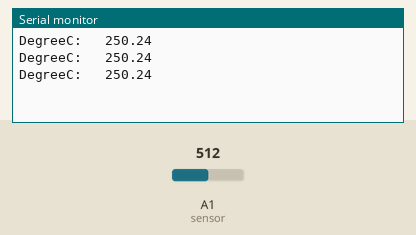
The sketch below on a simulated Arduino Uno, built with avr-gcc and run on an emulated ATmega328P. On the bench: the last lines printed to the serial monitor. The test bench sets the inputs (shaded band); at power-on: A1 (sensor) = 512.

Above: at 1.3 s.
1.4 s: A1 (sensor) set to 716
At 1.9 s:
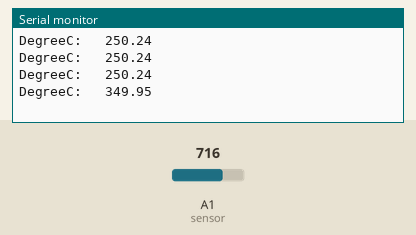
2.9 s: A1 (sensor) set to 900
At 3.4 s:
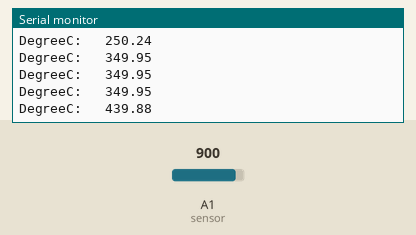
Timing chart, 0 to 5.9 s (numbered marks = the images above; inputs shaded):
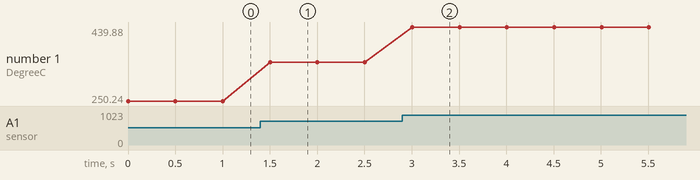

The sketch:

LM35_TempSensor.ino
```cpp
const int sensor = A1; // Assigning analog pin A0 to variable 'sensor'
float tempc;  //variable to store temperature in degree Celsius

void setup()
{
  pinMode(sensor, INPUT); // Configuring pin A0 as input
  Serial.begin(115200);
}

void loop()
{
  tempc = analogRead(sensor);
  tempc = (tempc * 500) / 1023;
  Serial.print("DegreeC: ");
  Serial.print("\t");
  Serial.println(tempc);
  delay(500); //Delay of 500ms second for ease of viewing
}
```

Measured:
- after the input at 1.4 s, the serial monitor: prints a new line after 0.10 s (image 1)
- after the input at 2.9 s, the serial monitor: prints a new line after 0.10 s (image 2)
- plotted number 1: 250.24 → 349.95 after the input at 1.4 s, 349.95 → 439.88 after the input at 2.9 s
